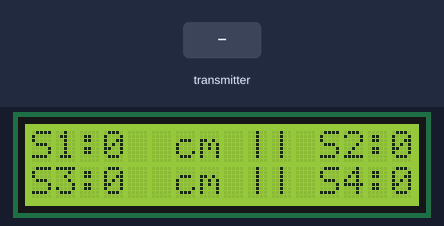
A sketch run on a simulated ESP8266 (NodeMCU). Parts: 16×2 character LCD. Inputs (shaded band) come from the test bench. No radio packets arrive unless stated; what the sketch prints to the serial monitor is not drawn.

Above: at 1.2 s.
1.3 s: the transmitter starts sending receiver = 256
At 2.5 s:
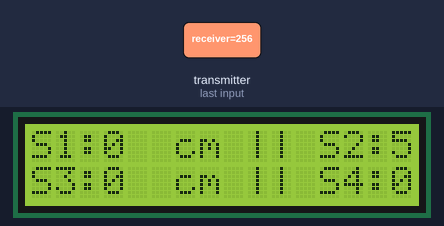
Timing chart, 0 to 4.3 s (numbered marks = the images above; inputs shaded):
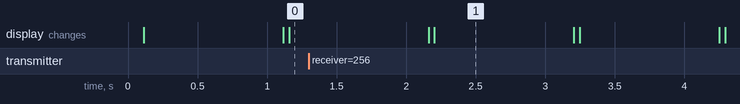

Measured:
- after the input at 1.3 s, the display: first differs from a run without the input after 0.90 s (image 1)
- what the display in image 1 shows lasts 1.0 s, from 2.2 s to 3.2 s

The sketch:

receiver_mcu_lcd.ino
```cpp
#include <SPI.h>
#include <nRF24L01.h>
#include <RF24.h>
#include <LCD.h>
#include <LiquidCrystal_I2C.h>

#define CE_PIN    D4
#define CSN_PIN   D3

RF24 radio(CE_PIN, CSN_PIN);

// tx/rx address
const byte rxAddr[] = {1, 2, 3, 4};

LiquidCrystal_I2C lcd(0x27,2,1,0,4,5,6,7);

int s1, s2, s3, s4;

void setup(){
  Serial.begin(9600);
  while(!Serial);
  Serial.println("NRF24L01P Receiver Starting...");

  radio.begin();
  radio.setPALevel(RF24_PA_MIN);   // RF24_PA_MIN ,RF24_PA_LOW, RF24_PA_HIGH, RF24_PA_MAX
  radio.setDataRate( RF24_250KBPS ); // RF24_250KBPS, RF24_1MBPS, RF24_2MBPS
  radio.setChannel(108);

  radio.openReadingPipe(0, rxAddr[0]);
  radio.openReadingPipe(1, rxAddr[1]);
  radio.openReadingPipe(2, rxAddr[2]);
  radio.openReadingPipe(3, rxAddr[3]);

  radio.startListening();


  lcd.begin(16, 2);
  lcd.setBacklightPin(3,POSITIVE);
  lcd.setBacklight(HIGH);
  lcd.clear();

}

void loop(){

  byte pipeNum = 0;
  while (radio.available(&pipeNum))
  {
    int receiver;

    radio.read(&receiver, sizeof(receiver));

    //Serial.print("Receive ");
    Serial.println(receiver);

    int node = (int)receiver / 100;
    int distance = receiver - node*100;
    if(node == 1){s1 = distance;}
    else if(node == 2){s2 = distance;}
    else if(node == 3){s3 = distance;}
    else if(node == 4){s4 = distance;}
    //Serial.println(distance);
    //lcd.setCursor(0, 0);  lcd.print(distance);

  }

  //=======================================LCD Display==============================================================//
  lcd.setCursor(0, 0); lcd.print("S1: "); lcd.setCursor(3, 0); lcd.print(s1); lcd.setCursor(6, 0);lcd.print("cm");
  lcd.setCursor(9, 0); lcd.print("||");
  lcd.setCursor(12,0);lcd.print("S2: "); lcd.setCursor(15, 0); lcd.print(s2); lcd.setCursor(18, 0);lcd.print("cm");

  lcd.setCursor(0, 1); lcd.print("S3: "); lcd.setCursor(3, 1); lcd.print(s3); lcd.setCursor(6, 1);lcd.print("cm");
  lcd.setCursor(9, 1); lcd.print("||");
  lcd.setCursor(12, 1); lcd.print("S4: "); lcd.setCursor(15, 1); lcd.print(s4); lcd.setCursor(18, 1);lcd.print("cm");

//  lcd.setCursor(0, 2); lcd.print("S3: "); lcd.setCursor(3, 2); lcd.print(s3); lcd.setCursor(6, 2);lcd.print("cm");
  //lcd.setCursor(9, 2); lcd.print("||");
//  lcd.setCursor(12, 2); lcd.print("S4: "); lcd.setCursor(15, 2); lcd.print(s4); lcd.setCursor(18, 2);lcd.print("cm");
//
//  lcd.setCursor(0, 3); lcd.print("S3: "); lcd.setCursor(3, 3); lcd.print(s3); lcd.setCursor(6, 3);lcd.print("cm");
  //lcd.setCursor(9, 3); lcd.print("||");
//  lcd.setCursor(12, 3); lcd.print("S4: "); lcd.setCursor(15, 3); lcd.print(s4); lcd.setCursor(18, 3);lcd.print("cm");
  //=======================================LCD Display==============================================================//

  delay(1000);
  lcd.clear();
}
```
